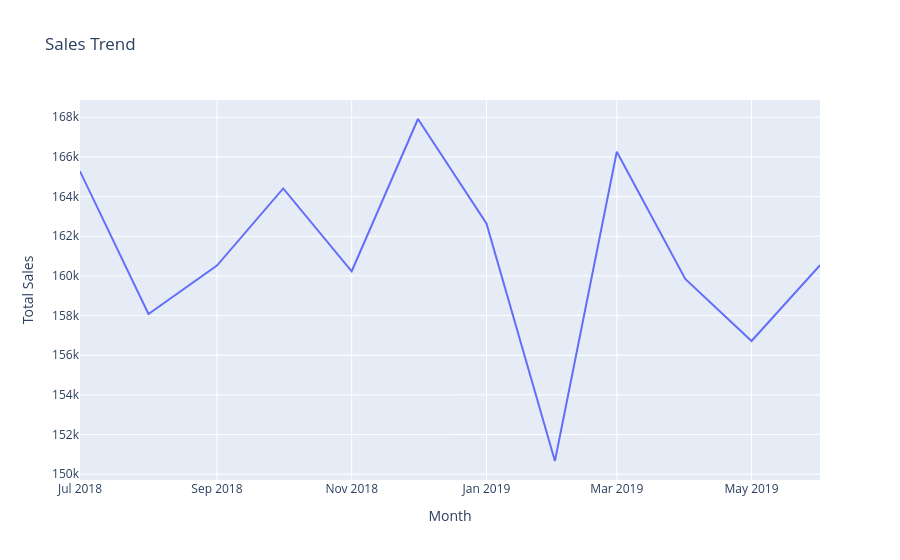

Here is the notebook cell this chart was saved with:
### Code cell
fig = px.line(data_frame = total_sales_time,
              x = 'MONTH',
              y = 'TOT_SALES',
              title= 'Sales Trend',
             labels= {'MONTH' : 'Month', 'TOT_SALES' : 'Total Sales'})

fig.show()

### Figure 1 — Plotly figure (JSON) as saved in the notebook; plotly's stock layout.template omitted (floating-point values rounded to 4 significant figures)
{"data": [{"hovertemplate": "Month=%{x}<br>Total Sales=%{y}<extra></extra>", "legendgroup": "", "line": {"color": "#636efa", "dash": "solid"}, "marker": {"symbol": "circle"}, "mode": "lines", "name": "", "orientation": "v", "showlegend": false, "type": "scatter", "x": ["2018-07", "2018-08", "2018-09", "2018-10", "2018-11", "2018-12", "2019-01", "2019-02", "2019-03", "2019-04", "2019-05", "2019-06"], "xaxis": "x", "y": [165300.0, 158100.0, 160500.0, 164400.0, 160200.0, 167900.0, 162600.0, 150700.0, 166300.0, 159800.0, 156700.0, 160500.0], "yaxis": "y"}], "layout": {"legend": {"tracegroupgap": 0}, "title": {"text": "Sales Trend"}, "xaxis": {"anchor": "y", "domain": [0, 1], "title": {"text": "Month"}}, "yaxis": {"anchor": "x", "domain": [0, 1], "title": {"text": "Total Sales"}}}}
